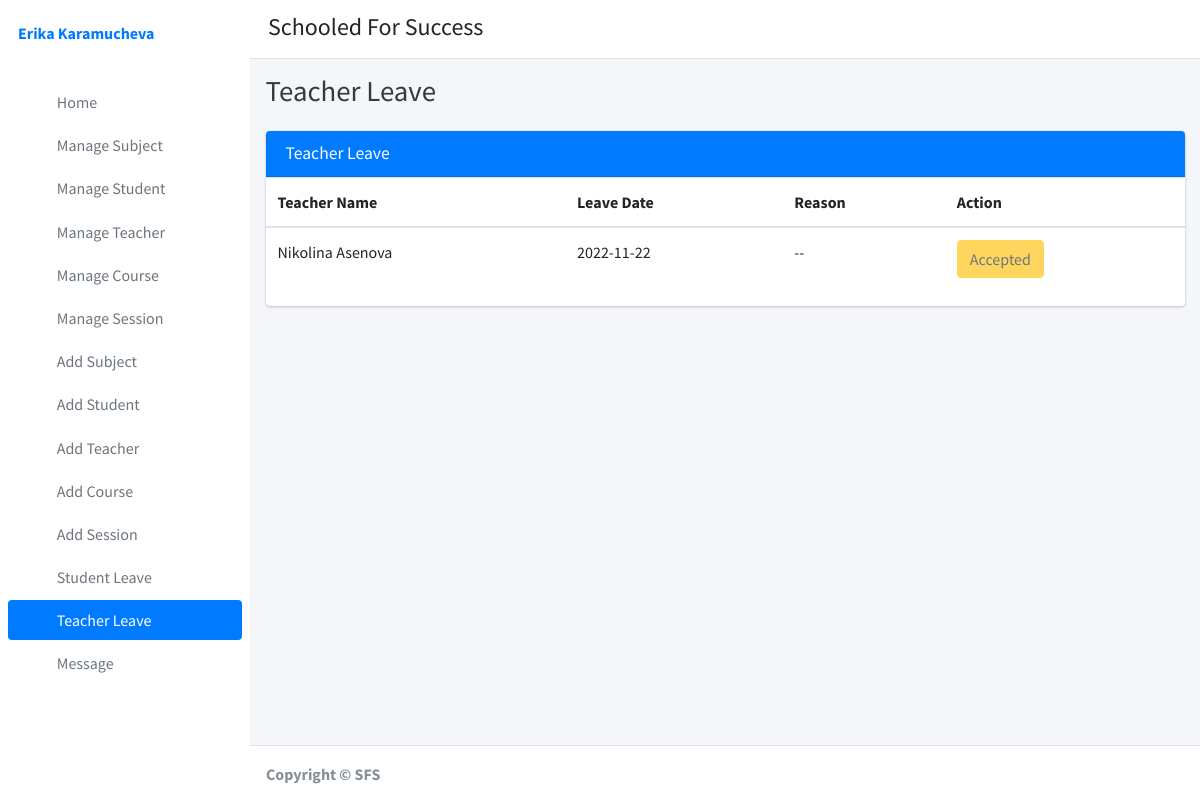
/staff_leave_view/ (signed in), run on the app's committed database.
### student_management_app/models.py (models this page shows)
class CustomUser(AbstractUser):
    user_type_data = ((1, "Adminn"), (2, "Staff"), (3, "Student"))
    user_type = models.CharField(default=1, choices=user_type_data, max_length=10)

class LeaveReportStaff(models.Model):
    id = models.AutoField(primary_key=True)
    staff_id = models.ForeignKey(Staffs, on_delete=models.CASCADE)
    leave_date = models.CharField(max_length=255)
    leave_message = models.TextField()
    leave_status = models.IntegerField(default=0)
    objects = models.Manager()

class Staffs(models.Model):
    id = models.AutoField(primary_key=True)
    admin = models.OneToOneField(CustomUser, on_delete = models.CASCADE)
    address = models.TextField()
    objects = models.Manager()

### student_management_app/HodViews.py (the view)
# urls.py: path('staff_leave_view/', HodViews.staff_leave_view, name="staff_leave_view"),
def staff_leave_view(request):
    leaves = LeaveReportStaff.objects.all()
    context = {
        "leaves": leaves
    }
    return render(request, 'hod_template/staff_leave_view.html', context)

### student_management_app/LoginCheckMiddleWare.py (called while the page is built, shortened)
    def process_view(self, request, view_func, view_args, view_kwargs):
        modulename = view_func.__module__
        user = request.user
        if user.is_authenticated:
            if user.user_type == "1":
                if modulename == "student_management_app.HodViews":
                    pass
                elif modulename == "student_management_app.views" or \
                        modulename == "django.views.static":
                    pass
                else:
                    return redirect("admin_home")
            else:
                return redirect("login")
        else:
            if request.path == reverse("login") or request.path == reverse("doLogin"):
                pass
            else:
                return redirect("login")

### student_management_app/templates/hod_template/staff_leave_view.html (shortened to what this page needs)
{% extends 'hod_template/base_template.html' %}
{% block page_title %} Teacher Leave {% endblock page_title %}
{% block main_content %}
{% load static %}
<section class="content">
        <div class="container-fluid">
            <div class="row">
                <div class="col-md-12">
                    <div class="card card-primary">
                        <div class="card-header">
                            <h3 class="card-title">Teacher Leave</h3>
                        </div>
                        <div class="table-responsive">
                            <table class="table">
                                <thead>
                                <tr>
                                    <th>Teacher Name</th>
                                    <th>Leave Date</th>
                                    <th>Reason</th>
                                    <th>Action</th>
                                </tr>
                                </thead>
                                {% for leave in leaves %}
                                <tbody>
                                <tr>
                                    <td>{{ leave.staff_id.admin.first_name }} {{ leave.staff_id.admin.last_name }}</td>
                                    <td>{{ leave.leave_date }}</td>
                                    <td>{{ leave.leave_message }}</td>
                                    <td>
                                        {% if leave.leave_status == 0 %}
                                            <a href="{% url 'staff_leave_approve' leave_id=leave.id %}" class="btn btn-success">Accept</a>
                                            <a href="{% url 'staff_leave_reject' leave_id=leave.id %}" class="btn btn-danger">Reject</a>
                                        {% elif leave.leave_status == 1 %}
                                            <button class="btn btn-warning" disabled="disabled">Accepted</button>
                                        {% else %}
                                            <button class="btn btn-danger" disabled="disabled">Rejected</button>
                                        {% endif %}
                                    </td>
                                </tr>
                                </tbody>
                                {% endfor %}
                            </table>
                        </div>
                    </div>
                </div>
            </div>
        </div>
      </section>
  {% endblock main_content %}

### student_management_app/templates/hod_template/sidebar_template.html
{% load static %}
<aside class="main-sidebar sidebar-primary">
      <div class="sidebar">
        <div class="user-panel mt-3 pb-3 mb-3 d-flex">
          <div class="info">
            <a href="{% url 'admin_profile' %}" class="d-block"><strong>{{ user.first_name }} {{ user.last_name }}</strong></a>
          </div>
        </div>
        <nav class="mt-2">
          <ul class="nav nav-pills nav-sidebar flex-column" data-widget="treeview" role="menu" data-accordion="false">
              <li class="nav-item">
              {% url 'admin_home' as admin_home %}
              <a href="{{ admin_home }}" class="nav-link {% if request.path == admin_home %} active {% endif %}">
                <i class="nav-icon fas fa-tachometer-alt"></i>
                <p>Home</p>
              </a>
            </li>
            <li class="nav-item">
              {% url 'manage_subject' as manage_subject %}
              {% url 'edit_subject' subject_id=id as edit_subject %}
              <a href="{{ manage_subject }}" class="nav-link {% if request.path == manage_subject %} active {% endif %} {% if request.path == edit_subject %} active {% endif %}">
                <i class="nav-icon fas fa-book"></i>
                <p>Manage Subject</p>
              </a>
            </li>
            <li class="nav-item">
              {% url 'manage_student' as manage_student %}
              {% url 'edit_student' student_id=id as edit_student %}
              <a href="{{ manage_student }}" class="nav-link {% if request.path == manage_student %} active {% endif %} {% if request.path == edit_student %} active {% endif %}">
                <i class="nav-icon fas fa-user-graduate"></i>
                <p>Manage Student</p>
              </a>
            </li>
            <li class="nav-item">
              {% url 'manage_staff' as manage_staff %}
              {% url 'edit_staff' staff_id=id as edit_staff %}
              <a href="{{ manage_staff }}" class="nav-link {% if request.path == manage_staff %} active {% endif %} {% if request.path == edit_staff %} active {% endif %}">
                <i class="nav-icon fas fa-chalkboard-teacher"></i>
                <p>Manage Teacher</p>
              </a>
            </li>
            <li class="nav-item">
              {% url 'manage_course' as manage_course %}
              {% url 'edit_course' course_id=id as edit_course %}
              <a href="{{ manage_course }}" class="nav-link {% if request.path == manage_course %} active {% endif %} {% if request.path == edit_course %} active {% endif %}">
                <i class="nav-icon fas fa-chalkboard"></i>
                <p>Manage Course</p>
              </a>
            </li>
            <li class="nav-item">
              {% url 'manage_session' as manage_session %}
              {% url 'edit_session' session_id=id as edit_session %}
              <a href="{{ manage_session }}" class="nav-link {% if request.path == manage_session %} active {% endif %} {% if request.path == edit_session %} active {% endif %}">
                <i class="nav-icon fas fa-graduation-cap"></i>
                <p>Manage Session</p>
              </a>
            </li>
             <li class="nav-item">
              {% url 'add_subject' as add_subject %}
              <a href="{{ add_subject }}" class="nav-link {% if request.path == add_subject %} active {% endif %}">
                <i class="nav-icon fas fa-th"></i>
                <p>Add Subject</p>
              </a>
            </li>
            <li class="nav-item">
              {% url 'add_student' as add_student %}
              <a href="{{ add_student }}" class="nav-link {% if request.path == add_student %} active {% endif %}">
                <i class="nav-icon fas fa-th"></i>
                <p>Add Student</p>
              </a>
            </li>
            <li class="nav-item">
              {% url 'add_staff' as add_staff %}
              <a href="{{ add_staff }}" class="nav-link {% if request.path == add_staff %} active {% endif %}">
                <i class="nav-icon fas fa-th"></i>
                <p>Add Teacher</p>
              </a>
            </li>
            <li class="nav-item">
            {% url 'add_course' as add_course %}
              <a href="{{ add_course }}" class="nav-link {% if request.path == add_course %} active {% endif %}">
                <i class="nav-icon fas fa-th"></i>
                <p>Add Course</p>
              </a>
            </li>
            <li class="nav-item">
              {% url 'add_session' as add_session %}
              <a href="{{ add_session }}" class="nav-link {% if request.path == add_session %} active {% endif %}">
                <i class="nav-icon fas fa-th"></i>
                <p>Add Session</p>
              </a>
            </li>
            <li class="nav-item">
              {% url 'student_leave_view' as student_leave_view %}
              <a href="{{ student_leave_view }}" class="nav-link {% if request.path == student_leave_view %} active {% endif %}">
                <i class="nav-icon fas fa-th"></i>
                <p>Student Leave</p>
              </a>
            </li>
            <li class="nav-item">
              {% url 'staff_leave_view' as staff_leave_view %}
              <a href="{{ staff_leave_view }}" class="nav-link {% if request.path == staff_leave_view %} active {% endif %}">
                <i class="nav-icon fas fa-th"></i>
                <p>Teacher Leave</p>
              </a>
            </li>
            <li class="nav-item">
              {% url 'create_message' as create_message %}
              <a href="{{ create_message }}" class="nav-link {% if request.path == create_message %} active {% endif %}">
                <i class="nav-icon fas fa-th"></i>
                <p>Message</p>
              </a>
            </li>
          </ul>
        </nav>
      </div>
    </aside>

### data on the page
CustomUser: first_name "Erika", last_name "Karamucheva"
LeaveReportStaff: staff_id.admin.first_name "Nikolina", staff_id.admin.last_name "Asenova", leave_date "2022-11-22", leave_message "--", leave_status "Accepted"
